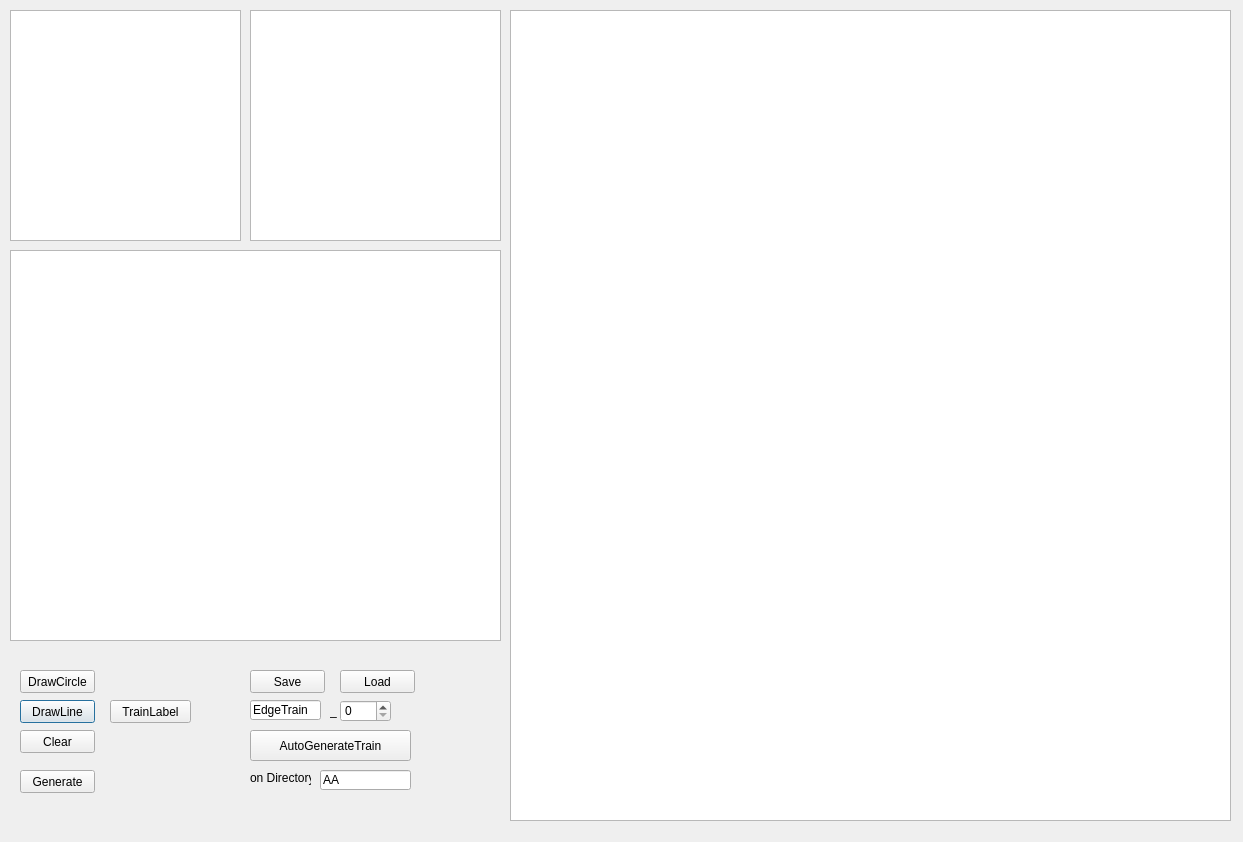
<?xml version="1.0" encoding="UTF-8"?>
<ui version="4.0">
 <class>Dialog</class>
 <widget class="QDialog" name="Dialog">
  <property name="geometry">
   <rect>
    <x>0</x>
    <y>0</y>
    <width>1243</width>
    <height>842</height>
   </rect>
  </property>
  <property name="windowTitle">
   <string notr="true">Make trainData for diffLayer lineDetector</string>
  </property>
  <widget class="QPushButton" name="btnLine">
   <property name="geometry">
    <rect>
     <x>20</x>
     <y>700</y>
     <width>75</width>
     <height>23</height>
    </rect>
   </property>
   <property name="text">
    <string>DrawLine</string>
   </property>
  </widget>
  <widget class="QGraphicsView" name="view">
   <property name="geometry">
    <rect>
     <x>10</x>
     <y>10</y>
     <width>231</width>
     <height>231</height>
    </rect>
   </property>
  </widget>
  <widget class="QPushButton" name="btnClear">
   <property name="geometry">
    <rect>
     <x>20</x>
     <y>730</y>
     <width>75</width>
     <height>23</height>
    </rect>
   </property>
   <property name="text">
    <string>Clear</string>
   </property>
  </widget>
  <widget class="QGraphicsView" name="viewLarge">
   <property name="geometry">
    <rect>
     <x>510</x>
     <y>10</y>
     <width>721</width>
     <height>811</height>
    </rect>
   </property>
  </widget>
  <widget class="QGraphicsView" name="view1">
   <property name="geometry">
    <rect>
     <x>250</x>
     <y>10</y>
     <width>251</width>
     <height>231</height>
    </rect>
   </property>
  </widget>
  <widget class="QPushButton" name="btnSave">
   <property name="geometry">
    <rect>
     <x>250</x>
     <y>670</y>
     <width>75</width>
     <height>23</height>
    </rect>
   </property>
   <property name="text">
    <string>Save</string>
   </property>
  </widget>
  <widget class="QLineEdit" name="leTrainFileName">
   <property name="geometry">
    <rect>
     <x>250</x>
     <y>700</y>
     <width>71</width>
     <height>20</height>
    </rect>
   </property>
   <property name="text">
    <string>EdgeTrain</string>
   </property>
  </widget>
  <widget class="QSpinBox" name="sboxTrainFileName">
   <property name="geometry">
    <rect>
     <x>340</x>
     <y>700</y>
     <width>51</width>
     <height>22</height>
    </rect>
   </property>
   <property name="maximum">
    <number>9999</number>
   </property>
  </widget>
  <widget class="QLabel" name="label">
   <property name="geometry">
    <rect>
     <x>330</x>
     <y>700</y>
     <width>21</width>
     <height>21</height>
    </rect>
   </property>
   <property name="text">
    <string>_</string>
   </property>
  </widget>
  <widget class="QPushButton" name="btnLoad">
   <property name="geometry">
    <rect>
     <x>340</x>
     <y>670</y>
     <width>75</width>
     <height>23</height>
    </rect>
   </property>
   <property name="text">
    <string>Load</string>
   </property>
  </widget>
  <widget class="QPushButton" name="btnCalcTrainLabel">
   <property name="geometry">
    <rect>
     <x>110</x>
     <y>700</y>
     <width>81</width>
     <height>23</height>
    </rect>
   </property>
   <property name="text">
    <string>TrainLabel</string>
   </property>
  </widget>
  <widget class="QGraphicsView" name="view2">
   <property name="geometry">
    <rect>
     <x>10</x>
     <y>250</y>
     <width>491</width>
     <height>391</height>
    </rect>
   </property>
  </widget>
  <widget class="QPushButton" name="btnCircle">
   <property name="geometry">
    <rect>
     <x>20</x>
     <y>670</y>
     <width>75</width>
     <height>23</height>
    </rect>
   </property>
   <property name="text">
    <string>DrawCircle</string>
   </property>
  </widget>
  <widget class="QPushButton" name="btnGenerate">
   <property name="geometry">
    <rect>
     <x>20</x>
     <y>770</y>
     <width>75</width>
     <height>23</height>
    </rect>
   </property>
   <property name="text">
    <string>Generate</string>
   </property>
  </widget>
  <widget class="QPushButton" name="btnAuto">
   <property name="geometry">
    <rect>
     <x>250</x>
     <y>730</y>
     <width>161</width>
     <height>31</height>
    </rect>
   </property>
   <property name="text">
    <string>AutoGenerateTrain</string>
   </property>
  </widget>
  <widget class="QLabel" name="label_2">
   <property name="geometry">
    <rect>
     <x>250</x>
     <y>770</y>
     <width>61</width>
     <height>16</height>
    </rect>
   </property>
   <property name="text">
    <string>on Directory</string>
   </property>
  </widget>
  <widget class="QLineEdit" name="edPath">
   <property name="geometry">
    <rect>
     <x>320</x>
     <y>770</y>
     <width>91</width>
     <height>20</height>
    </rect>
   </property>
   <property name="text">
    <string>AA</string>
   </property>
  </widget>
  <zorder>view</zorder>
  <zorder>viewLarge</zorder>
  <zorder>btnClear</zorder>
  <zorder>btnLine</zorder>
  <zorder>view1</zorder>
  <zorder>btnSave</zorder>
  <zorder>leTrainFileName</zorder>
  <zorder>sboxTrainFileName</zorder>
  <zorder>label</zorder>
  <zorder>btnLoad</zorder>
  <zorder>btnCalcTrainLabel</zorder>
  <zorder>view2</zorder>
  <zorder>btnCircle</zorder>
  <zorder>btnGenerate</zorder>
  <zorder>btnAuto</zorder>
  <zorder>label_2</zorder>
  <zorder>edPath</zorder>
 </widget>
 <tabstops>
  <tabstop>btnClear</tabstop>
  <tabstop>btnLine</tabstop>
  <tabstop>view</tabstop>
  <tabstop>viewLarge</tabstop>
 </tabstops>
 <resources/>
 <connections>
  <connection>
   <sender>btnLine</sender>
   <signal>clicked()</signal>
   <receiver>Dialog</receiver>
   <slot>doLine()</slot>
   <hints>
    <hint type="sourcelabel">
     <x>57</x>
     <y>701</y>
    </hint>
    <hint type="destinationlabel">
     <x>510</x>
     <y>372</y>
    </hint>
   </hints>
  </connection>
  <connection>
   <sender>btnClear</sender>
   <signal>clicked()</signal>
   <receiver>Dialog</receiver>
   <slot>clearWorld()</slot>
   <hints>
    <hint type="sourcelabel">
     <x>977</x>
     <y>81</y>
    </hint>
    <hint type="destinationlabel">
     <x>525</x>
     <y>414</y>
    </hint>
   </hints>
  </connection>
  <connection>
   <sender>btnSave</sender>
   <signal>clicked()</signal>
   <receiver>Dialog</receiver>
   <slot>saveTrainData()</slot>
   <hints>
    <hint type="sourcelabel">
     <x>57</x>
     <y>611</y>
    </hint>
    <hint type="destinationlabel">
     <x>540</x>
     <y>414</y>
    </hint>
   </hints>
  </connection>
  <connection>
   <sender>btnLoad</sender>
   <signal>clicked()</signal>
   <receiver>Dialog</receiver>
   <slot>loadData()</slot>
   <hints>
    <hint type="sourcelabel">
     <x>57</x>
     <y>671</y>
    </hint>
    <hint type="destinationlabel">
     <x>540</x>
     <y>414</y>
    </hint>
   </hints>
  </connection>
  <connection>
   <sender>btnCalcTrainLabel</sender>
   <signal>clicked()</signal>
   <receiver>Dialog</receiver>
   <slot>calcTrainLabel()</slot>
   <hints>
    <hint type="sourcelabel">
     <x>150</x>
     <y>551</y>
    </hint>
    <hint type="destinationlabel">
     <x>540</x>
     <y>414</y>
    </hint>
   </hints>
  </connection>
  <connection>
   <sender>btnCircle</sender>
   <signal>clicked()</signal>
   <receiver>Dialog</receiver>
   <slot>doCircle()</slot>
   <hints>
    <hint type="sourcelabel">
     <x>57</x>
     <y>681</y>
    </hint>
    <hint type="destinationlabel">
     <x>621</x>
     <y>420</y>
    </hint>
   </hints>
  </connection>
  <connection>
   <sender>btnGenerate</sender>
   <signal>clicked()</signal>
   <receiver>Dialog</receiver>
   <slot>doGenerate()</slot>
   <hints>
    <hint type="sourcelabel">
     <x>57</x>
     <y>781</y>
    </hint>
    <hint type="destinationlabel">
     <x>621</x>
     <y>420</y>
    </hint>
   </hints>
  </connection>
  <connection>
   <sender>btnAuto</sender>
   <signal>clicked()</signal>
   <receiver>Dialog</receiver>
   <slot>doAuto()</slot>
   <hints>
    <hint type="sourcelabel">
     <x>330</x>
     <y>745</y>
    </hint>
    <hint type="destinationlabel">
     <x>621</x>
     <y>420</y>
    </hint>
   </hints>
  </connection>
 </connections>
 <slots>
  <slot>doLine()</slot>
  <slot>clearWorld()</slot>
  <slot>saveTrainData()</slot>
  <slot>loadData()</slot>
  <slot>calcTrainLabel()</slot>
  <slot>doCircle()</slot>
  <slot>doGenerate()</slot>
  <slot>doAuto()</slot>
 </slots>
</ui>
